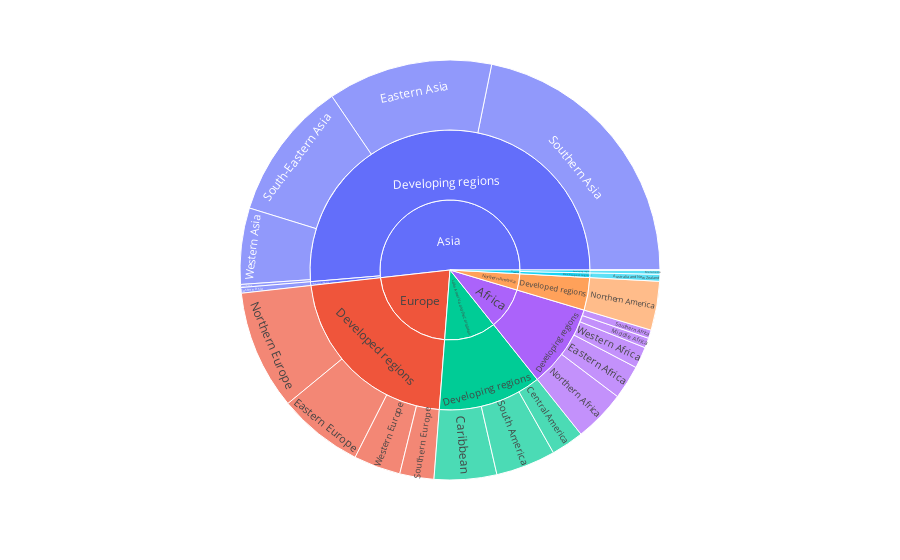

Notebook code cell kept with this figure:
### Code cell
px.sunburst(
    data_frame=df,
    path=['Continent','Status','Region'],
    values='Total',
    names=df.index,
)

### Figure 1 — Plotly figure (JSON) as saved in the notebook; plotly's stock layout.template omitted (floating-point values rounded to 4 significant figures)
{"data": [{"branchvalues": "total", "domain": {"x": [0, 1], "y": [0, 1]}, "hovertemplate": "labels=%{label}<br>Total=%{value}<br>parent=%{parent}<br>id=%{id}<extra></extra>", "ids": ["Oceania/Developed regions/Australia and New Zealand", "Latin America and the Caribbean/Developing regions/Caribbean", "Latin America and the Caribbean/Developing regions/Central America", "Asia/Developing regions/Central Asia", "Africa/Developing regions/Eastern Africa", "Asia/Developed regions/Eastern Asia", "Asia/Developing regions/Eastern Asia", "Europe/Developed regions/Eastern Europe", "Oceania/Developing regions/Melanesia", "Oceania/Developing regions/Micronesia", "Africa/Developing regions/Middle Africa", "Africa/Developing regions/Northern Africa", "Northern America/Developed regions/Northern America", "Europe/Developed regions/Northern Europe", "Oceania/Developing regions/Polynesia", "Latin America and the Caribbean/Developing regions/South America", "Asia/Developing regions/South-Eastern Asia", "Africa/Developing regions/Southern Africa", "Asia/Developing regions/Southern Asia", "Europe/Developed regions/Southern Europe", "Africa/Developing regions/Western Africa", "Asia/Developing regions/Western Asia", "Europe/Developed regions/Western Europe", "Asia/Developed regions", "Europe/Developed regions", "Northern America/Developed regions", "Oceania/Developed regions", "Africa/Developing regions", "Asia/Developing regions", "Latin America and the Caribbean/Developing regions", "Oceania/Developing regions", "Africa", "Asia", "Europe", "Latin America and the Caribbean", "Northern America", "Oceania"], "labels": ["Australia and New Zealand", "Caribbean", "Central America", "Central Asia", "Eastern Africa", "Eastern Asia", "Eastern Asia", "Eastern Europe", "Melanesia", "Micronesia", "Middle Africa", "Northern Africa", "Northern America", "Northern Europe", "Polynesia", "South America", "South-Eastern Asia", "Southern Africa", "Southern Asia", "Southern Europe", "Western Africa", "Western Asia", "Western Europe", "Developed regions", "Developed regions", "Developed regions", "Developed regions", "Developing regions", "Developing regions", "Developing regions", "Developing regions", "Africa", "Asia", "Europe", "Latin America and the Caribbean", "Northern America", "Oceania"], "name": "", "parents": ["Oceania/Developed regions", "Latin America and the Caribbean/Developing regions", "Latin America and the Caribbean/Developing regions", "Asia/Developing regions", "Africa/Developing regions", "Asia/Developed regions", "Asia/Developing regions", "Europe/Developed regions", "Oceania/Developing regions", "Oceania/Developing regions", "Africa/Developing regions", "Africa/Developing regions", "Northern America/Developed regions", "Europe/Developed regions", "Oceania/Developing regions", "Latin America and the Caribbean/Developing regions", "Asia/Developing regions", "Africa/Developing regions", "Asia/Developing regions", "Europe/Developed regions", "Africa/Developing regions", "Asia/Developing regions", "Europe/Developed regions", "Asia", "Europe", "Northern America", "Oceania", "Africa", "Asia", "Latin America and the Caribbean", "Oceania", "", "", "", "", "", ""], "type": "sunburst", "values": [34215, 308253, 161653, 15024, 167389, 27707, 813494, 421223, 20689, 36, 48628, 255451, 241142, 589584, 234, 295242, 687329, 41579, 1398120, 168544, 105901, 376120, 231596, 27707, 1410947, 241142, 34215, 618948, 3290087, 765148, 20959, 618948, 3317794, 1410947, 765148, 241142, 55174]}], "layout": {"legend": {"tracegroupgap": 0}, "margin": {"t": 60}}}
